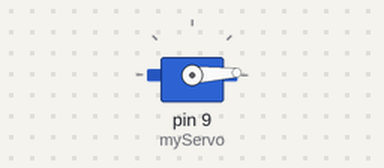
The sketch below on a simulated Arduino Uno, built with avr-gcc and run on an emulated ATmega328P. On the bench: servo.

Above: at 0.05 s.
At 1.45 s:
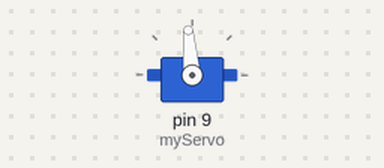
At 2.85 s:
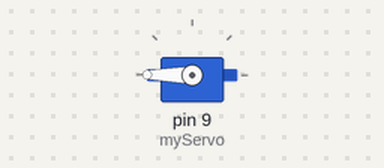
At 5.65 s:
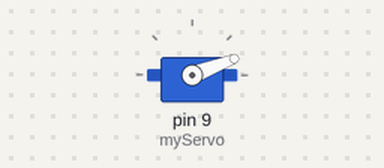
Timing chart, 0 to 8.4 s (numbered marks = the images above):
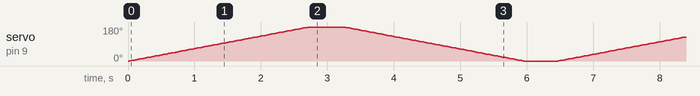

The sketch:

question-D.ino
```cpp
#include <Servo.h>

Servo myServo;

void setup() {
  myServo.attach(9);
}

void loop() {
  for (int pos = 0; pos <= 180; pos += 1) {
    myServo.write(pos);
    delay(15);
  }

  delay(500);

  for (int pos = 180; pos >= 0; pos -= 1) {
    myServo.write(pos);
    delay(15);
  }

  delay(500);
}
```
